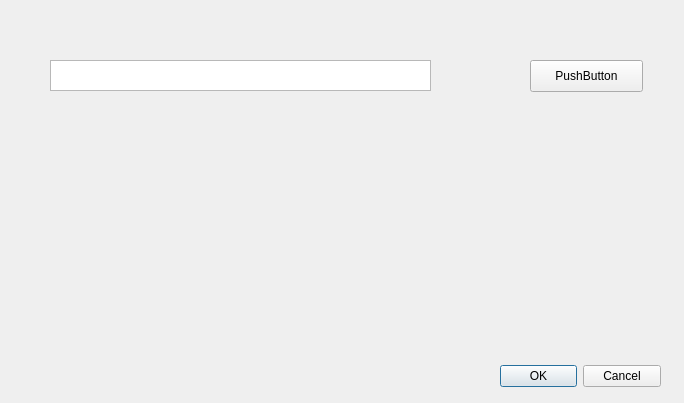
<?xml version="1.0" encoding="UTF-8"?>
<ui version="4.0">
 <class>Dialog</class>
 <widget class="QDialog" name="Dialog">
  <property name="geometry">
   <rect>
    <x>0</x>
    <y>0</y>
    <width>684</width>
    <height>403</height>
   </rect>
  </property>
  <property name="windowTitle">
   <string>Dialog</string>
  </property>
  <widget class="QDialogButtonBox" name="buttonBox">
   <property name="geometry">
    <rect>
     <x>500</x>
     <y>360</y>
     <width>161</width>
     <height>32</height>
    </rect>
   </property>
   <property name="orientation">
    <enum>Qt::Horizontal</enum>
   </property>
   <property name="standardButtons">
    <set>QDialogButtonBox::Cancel|QDialogButtonBox::Ok</set>
   </property>
  </widget>
  <widget class="QPushButton" name="pushButton">
   <property name="geometry">
    <rect>
     <x>530</x>
     <y>60</y>
     <width>113</width>
     <height>32</height>
    </rect>
   </property>
   <property name="text">
    <string>PushButton</string>
   </property>
  </widget>
  <widget class="QPlainTextEdit" name="plainTextEdit">
   <property name="geometry">
    <rect>
     <x>50</x>
     <y>60</y>
     <width>381</width>
     <height>31</height>
    </rect>
   </property>
  </widget>
 </widget>
 <resources/>
 <connections>
  <connection>
   <sender>buttonBox</sender>
   <signal>accepted()</signal>
   <receiver>Dialog</receiver>
   <slot>accept()</slot>
   <hints>
    <hint type="sourcelabel">
     <x>248</x>
     <y>254</y>
    </hint>
    <hint type="destinationlabel">
     <x>157</x>
     <y>274</y>
    </hint>
   </hints>
  </connection>
  <connection>
   <sender>buttonBox</sender>
   <signal>rejected()</signal>
   <receiver>Dialog</receiver>
   <slot>reject()</slot>
   <hints>
    <hint type="sourcelabel">
     <x>316</x>
     <y>260</y>
    </hint>
    <hint type="destinationlabel">
     <x>286</x>
     <y>274</y>
    </hint>
   </hints>
  </connection>
 </connections>
</ui>
